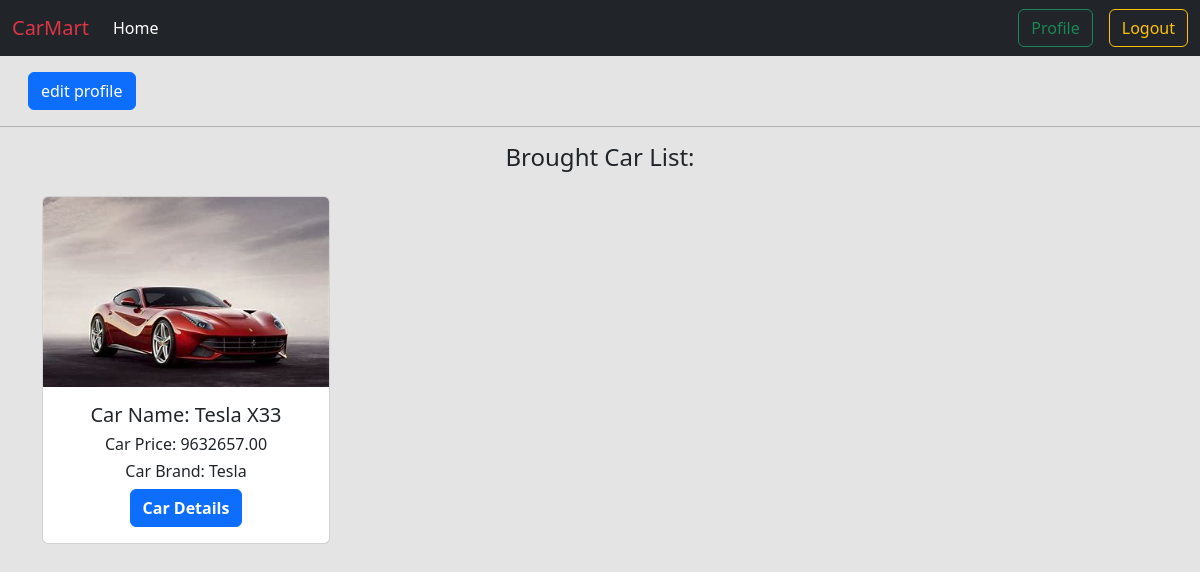
/car/profile/ (signed in), run on the app's committed database.
### car/models.py (models this page shows, shortened)
class Car(models.Model):
    brand = models.ForeignKey(Brand, on_delete=models.CASCADE,null=True, blank=True)
    image = models.ImageField(upload_to='car/media/car_images/')
    name = models.CharField(max_length=100)
    description = models.TextField()
    price = models.DecimalField(max_digits=10, decimal_places=2)
    quantity = models.IntegerField(default=0)

### brand/models.py (models this page shows, shortened)
class Brand(models.Model):
    name = models.CharField(max_length=100)
    slug = models.SlugField(max_length=100,unique=True, null=True, blank=True)

### car/views.py (the view)
# urls.py: path('profile/', views.profile, name='profile'),
@login_required
def profile(request):
    user_profile, created = Profile.objects.get_or_create(user=request.user)
    cars = user_profile.cars.all()
    return render(request, 'profile.html', {'cars': cars})

### car/templates/profile.html (shortened to what this page needs)
{% extends "base.html" %}
{% load crispy_forms_tags  %}
{% block content %}
<div class="container m-3">
    <a href="{% url 'edit_profile' request.user.id %}" class="btn btn-primary">edit profile</a>
</div>
<hr>
<div class="container text-center ">
    <h4> Brought Car List: </h4>
    <div class="row d-flex justify-content-between align-items-center">
        {% for i in cars %}<div class="col-3">
        <div class="card mt-3" style="width: 18rem;">
            <img src="{{i.image.url}}" class="card-img-top" alt="...">
            <div class="card-body">
              <h5 class="card-title">Car Name: {{i.name}}</h5>
              <h6 class="card-text">Car Price: {{i.price}} </h6>
              <h6 class="card-text">Car Brand: {{i.brand.name}} </h6>
            <a href="{% url 'detail_post' i.id %}" class="btn btn-primary"><b>Car Details</b></a>
            </div>
        </div> </div>
        {% endfor %}
    </div>
</div>
{% endblock %}

### data on the page
Car: image (picture), name "Tesla X33", price "9632657.00", brand.name "Tesla"
